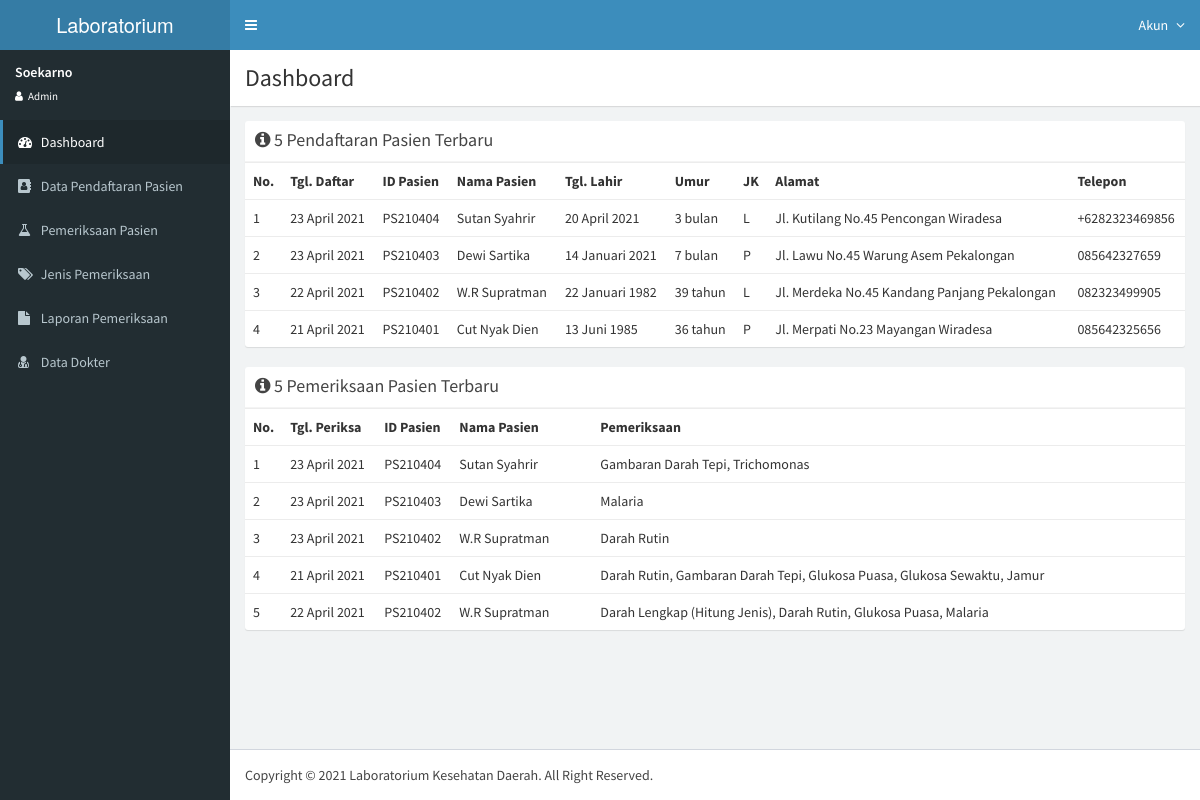
Page /user (signed in) on the committed database.
### tables this page shows
CREATE TABLE IF NOT EXISTS `pasien` (
  `id_pasien` varchar(10) NOT NULL,
  `tgl_daftar` date NOT NULL,
  `nama_pasien` varchar(100) NOT NULL,
  `tgl_lahir` date NOT NULL,
  `jk` enum('L','P') NOT NULL,
  `tlp` varchar(14) NOT NULL,
  `alamat` text NOT NULL,
  `user_id` int(11) NOT NULL,
  PRIMARY KEY (`id_pasien`)
);

CREATE TABLE IF NOT EXISTS `pemeriksaan_pasien` (
  `id_pp` int(11) NOT NULL AUTO_INCREMENT,
  `tgl_periksa` date NOT NULL,
  `ket_klinis` text NOT NULL,
  `pasien_id` varchar(10) NOT NULL,
  PRIMARY KEY (`id_pp`)
);

### user/_akses.php (called while the page is built, shortened)
<?php
require_once '../koneksi.php';
require_once '../lib/function.php';
$akun = $_SESSION['id_user'];
$sql_akun = $con->query("SELECT a.*, u.* FROM admin a
                            JOIN user u
                            ON u.id_user = a.user_id
                            WHERE a.user_id = '$akun' ");
$row_akun = $sql_akun->fetch(PDO::FETCH_LAZY);
$nama_akun = $row_akun->nama_admin;

### lib/function.php (called while the page is built, shortened)
<?php
function longDate($tanggal = "")
{
    if ($tanggal) {
        $tgl            = date('d', strtotime($tanggal));
        $bulan          = date('m', strtotime($tanggal));
        $tahun          = date('Y', strtotime($tanggal));
        $indo_bulan = array(
            '01' => 'Januari',
            '02' => 'Februari',
            '03' => 'Maret',
            '04' => 'April',
            '05' => 'Mei',
            '06' => 'Juni',
            '07' => 'Juli',
            '08' => 'Agustus',
            '09' => 'September',
            '10' => 'Oktober',
            '11' => 'November',
            '12' => 'Desember'
        );
        $tampil_tanggal = $tgl . ' ' . $indo_bulan[$bulan] . ' ' . $tahun;
    } else {
        $tampil_tanggal = '-';
    }
    return $tampil_tanggal;
}
function umur($tanggal_lahir)
{
    $birthDate = new DateTime($tanggal_lahir);
    $today = new DateTime("today");
    $y = $today->diff($birthDate)->y;
    $m = $today->diff($birthDate)->m;
    $d = $today->diff($birthDate)->days;
    $umur = '';
    if ($y > 0) {
        $umur = $y . " tahun";
    } else if ($y <= 0 and $m > 0) {
        $umur = $m . " bulan";
    } else {
        $umur = $d . " hari";
    }
    return $umur;
}

### user/dashboard_tabel_info.php (the view)
<div class="box box-solid">
  <div class="box-header with-border">
    <h3 class="box-title">
      <i class="fa fa-info-circle"></i> 5 Pendaftaran Pasien Terbaru
    </h3>
  </div>
  <?php
  $sql_pendaftaran = $con->query("SELECT * FROM pasien ORDER BY id_pasien DESC LIMIT 5 ");
  $trow_pendaftaran = $sql_pendaftaran->rowCount();
  ?>
  <div class="box-body table-responsive no-padding">
    <table class="table table-hover">
      <tr>
        <th width="1%">No.</th>
        <th>Tgl. Daftar</th>
        <th>ID Pasien</th>
        <th>Nama Pasien</th>
        <th>Tgl. Lahir</th>
        <th>Umur</th>
        <th>JK</th>
        <th>Alamat</th>
        <th>Telepon</th>
      </tr>
      <?php if (!empty($trow_pendaftaran)) : $no = 1; ?>
        <?php while ($row_pendaftaran = $sql_pendaftaran->fetch(PDO::FETCH_LAZY)) { ?>
          <tr>
            <td><?php echo $no;
                $no++; ?></td>
            <td><?php echo longDate($row_pendaftaran->tgl_daftar); ?></td>
            <td><?php echo $row_pendaftaran->id_pasien; ?></td>
            <td><?php echo $row_pendaftaran->nama_pasien; ?></td>
            <td><?php echo longDate($row_pendaftaran->tgl_lahir); ?></td>
            <td><?php echo umur($row_pendaftaran->tgl_lahir); ?></td>
            <td><?php echo $row_pendaftaran->jk; ?></td>
            <td><?php echo $row_pendaftaran->alamat; ?></td>
            <td><?php echo $row_pendaftaran->tlp; ?></td>
          </tr>
        <?php } ?>
      <?php endif ?>
    </table>
  </div>
</div>
<div class="box box-solid">
  <div class="box-header with-border">
    <h3 class="box-title">
      <i class="fa fa-info-circle"></i> 5 Pemeriksaan Pasien Terbaru
    </h3>
  </div>
  <?php
  $sql_pemeriksaan = $con->query("SELECT p.id_pasien, p.nama_pasien, pp.tgl_periksa, pp.ket_klinis, pp.id_pp,
                GROUP_CONCAT(sp.nama_sub_periksa ORDER BY sp.nama_sub_periksa ASC SEPARATOR ', ') AS list_periksa
                FROM pemeriksaan_pasien pp
                JOIN pasien p
                ON p.id_pasien = pp.pasien_id
                JOIN tes_pasien tp
                ON tp.pp_id = pp.id_pp
                INNER JOIN sub_periksa sp
                ON sp.id_sub_periksa = tp.sub_periksa_id
                GROUP BY pp.id_pp
                ORDER BY pp.id_pp DESC LIMIT 5 ");
  $trow_pemeriksaan = $sql_pemeriksaan->rowCount();
  ?>
  <div class="box-body table-responsive no-padding">
    <table class="table table-hover">
      <tr>
        <th width="1%">No.</th>
        <th width="10%">Tgl. Periksa</th>
        <th width="8%">ID Pasien</th>
        <th width="15%">Nama Pasien</th>
        <th width="auto">Pemeriksaan</th>
      </tr>
      <?php if (!empty($trow_pemeriksaan)) : $no = 1; ?>
        <?php while ($row_pemeriksaan = $sql_pemeriksaan->fetch(PDO::FETCH_LAZY)) { ?>
          <tr>
            <td><?php echo $no;
                $no++; ?></td>
            <td><?php echo longDate($row_pemeriksaan->tgl_periksa); ?></td>
            <td><?php echo $row_pemeriksaan->id_pasien; ?></td>
            <td><?php echo $row_pemeriksaan->nama_pasien; ?></td>
            <td><?php echo $row_pemeriksaan->list_periksa; ?></td>
          </tr>
        <?php } ?>
      <?php endif ?>
    </table>
  </div>
</div>

### user/index.php (shortened to what this page needs)
<?php
require_once '_akses.php';
?>
<!DOCTYPE html>
<html>
<head>
  <link rel="stylesheet" href="../assets/bower_components/bootstrap/dist/css/bootstrap.min.css">
  <link rel="stylesheet" href="../assets/bower_components/font-awesome/css/font-awesome.min.css">
  <link rel="stylesheet" href="../assets/dist/css/AdminLTE.min.css">
  <link rel="stylesheet" href="../assets/dist/css/skins/_all-skins.css">
</head>
<body class="hold-transition skin-blue sidebar-mini">
  <div class="wrapper">
    <?php include '_header.php'; ?>
    <?php include '_sidebar_menu.php'; ?>
    <div class="content-wrapper">
      <section class="content-header">
        <h1>
          Dashboard
        </h1>
      </section>
      <section class="content">
        <?php include 'dashboard_tabel_info.php';
        ?>
      </section>
    </div>
    <?php include '_footer.php'; ?>
  </div>
</body>
</html>

### user/_header.php (shortened to what this page needs)
<header class="main-header">
  <a href="./" class="logo">
    <span class="logo-lg">Laboratorium Kesehatan Daerah</span>
  </a>
  <nav class="navbar navbar-static-top">
    <a href="#" class="sidebar-toggle" data-toggle="push-menu" role="button">
    </a>
    <div class="navbar-custom-menu">
      <ul class="nav navbar-nav">
        <li class="dropdown">
          <a href="edit_user" class="dropdown-toggle" data-toggle="dropdown">
            <span class="hidden-xs">Akun</span>
            <i class="fa fa-angle-down" style="padding-left: 5px"></i>
          </a>
        </li>
      </ul>
    </div>
  </nav>
</header>

### user/_sidebar_menu.php
<aside class="main-sidebar">
  <section class="sidebar">
    <div class="user-panel" style="padding-bottom: 60px">
      <div class="pull-left info">
        <p><?php echo $nama_akun; ?></p>
        <a href="#"><i class="fa fa-user text-white"></i> Admin</a>
      </div>
    </div>
    <ul class="sidebar-menu" data-widget="tree">
      <li id="nav-dashboard"><a href="./"><i class="fa fa-dashboard"></i> <span>Dashboard</span></a></li>
      <li id="nav-pasien"><a href="pasien"><i class="fa fa-address-book"></i> <span>Data Pendaftaran Pasien</span></a></li>
      <li id="nav-periksa_pasien"><a href="pemeriksaan_pasien"><i class="fa fa-flask"></i> <span>Pemeriksaan Pasien</span></a></li>
      <li id="nav-pemeriksaan"><a href="pemeriksaan"><i class="fa fa-tags"></i> <span>Jenis Pemeriksaan</span></a></li>
      <li id="nav-laporan"><a href="laporan"><i class="fa fa-file"></i> <span>Laporan Pemeriksaan</span></a></li>
      <li id="nav-dokter"><a href="dokter"><i class="fa fa-user-md"></i> <span>Data Dokter</span></a></li>
    </ul>
  </section>
</aside>

### user/_footer.php (shortened to what this page needs)
<footer class="main-footer">
	Copyright &copy; <?php echo date('Y'); ?> Laboratorium Kesehatan Daerah. All Right Reserved.
</footer>

### rows in the picture
pasien: tgl_daftar "23 April 2021", id_pasien "PS210404", nama_pasien "Sutan Syahrir", tgl_lahir "20 April 2021", tgl_lahir "3 bulan", jk "L", alamat "Jl. Kutilang No.45 Pencongan Wiradesa", tlp "+6282323469856"
pasien: tgl_daftar "23 April 2021", id_pasien "PS210403", nama_pasien "Dewi Sartika", tgl_lahir "14 Januari 2021", tgl_lahir "7 bulan", jk "P", alamat "Jl. Lawu No.45 Warung Asem Pekalongan", tlp "085642327659"
pasien: tgl_daftar "22 April 2021", id_pasien "PS210402", nama_pasien "W.R Supratman", tgl_lahir "22 Januari 1982", tgl_lahir "39 tahun", jk "L", alamat "Jl. Merdeka No.45 Kandang Panjang Pekalongan", tlp "082323499905"
pasien: tgl_daftar "21 April 2021", id_pasien "PS210401", nama_pasien "Cut Nyak Dien", tgl_lahir "13 Juni 1985", tgl_lahir "36 tahun", jk "P", alamat "Jl. Merpati No.23 Mayangan Wiradesa", tlp "085642325656"
pemeriksaan_pasien: tgl_periksa "23 April 2021", pasien.id_pasien "PS210404", pasien.nama_pasien "Sutan Syahrir", list_periksa "Gambaran Darah Tepi, Trichomonas"
pemeriksaan_pasien: tgl_periksa "23 April 2021", pasien.id_pasien "PS210403", pasien.nama_pasien "Dewi Sartika", list_periksa "Malaria"
pemeriksaan_pasien: tgl_periksa "23 April 2021", pasien.id_pasien "PS210402", pasien.nama_pasien "W.R Supratman", list_periksa "Darah Rutin"
pemeriksaan_pasien: tgl_periksa "21 April 2021", pasien.id_pasien "PS210401", pasien.nama_pasien "Cut Nyak Dien", list_periksa "Darah Rutin, Gambaran Darah Tepi, Glukosa Puasa, Glukosa Sewaktu, Jamur"
pemeriksaan_pasien: tgl_periksa "22 April 2021", pasien.id_pasien "PS210402", pasien.nama_pasien "W.R Supratman", list_periksa "Darah Lengkap (Hitung Jenis), Darah Rutin, Glukosa Puasa, Malaria"

### other values in the picture
$nama_akun "Soekarno"
